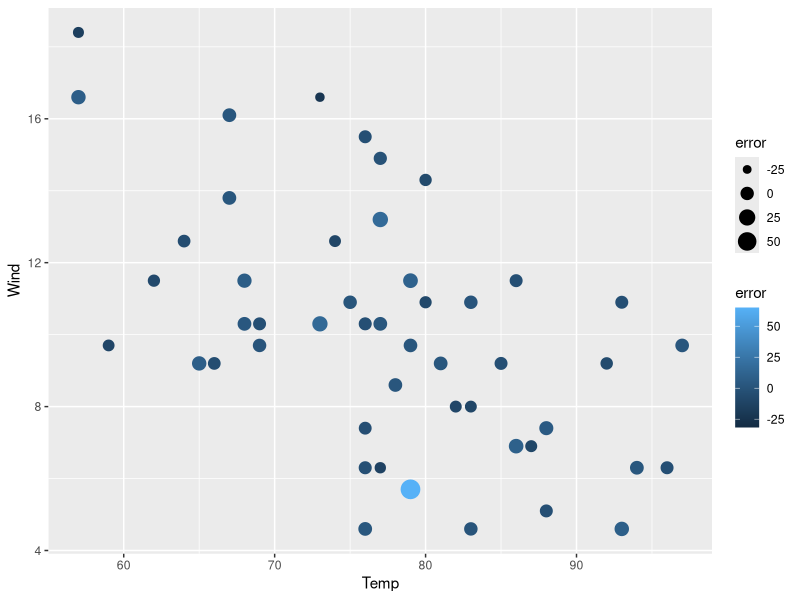
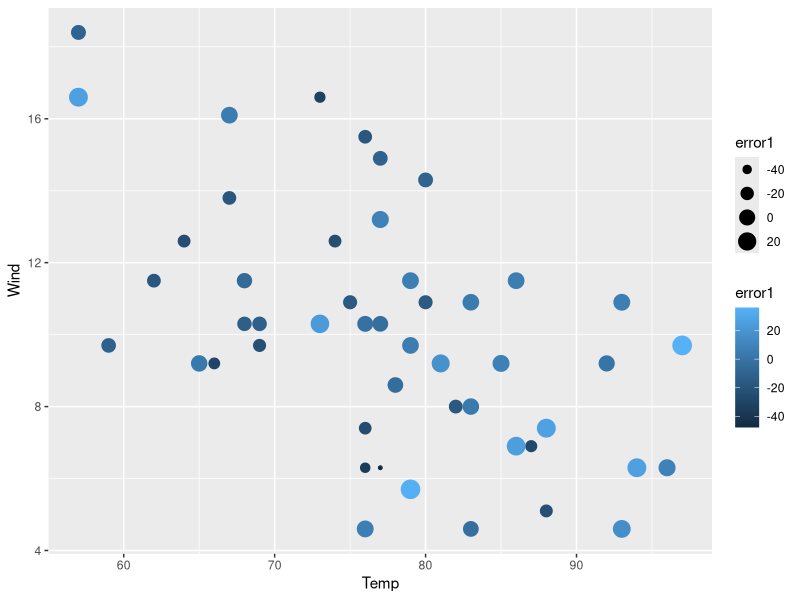
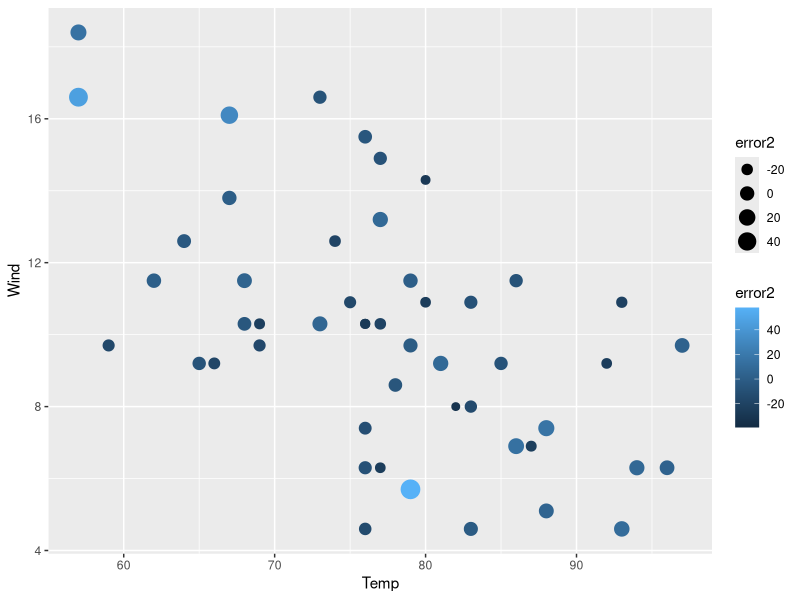
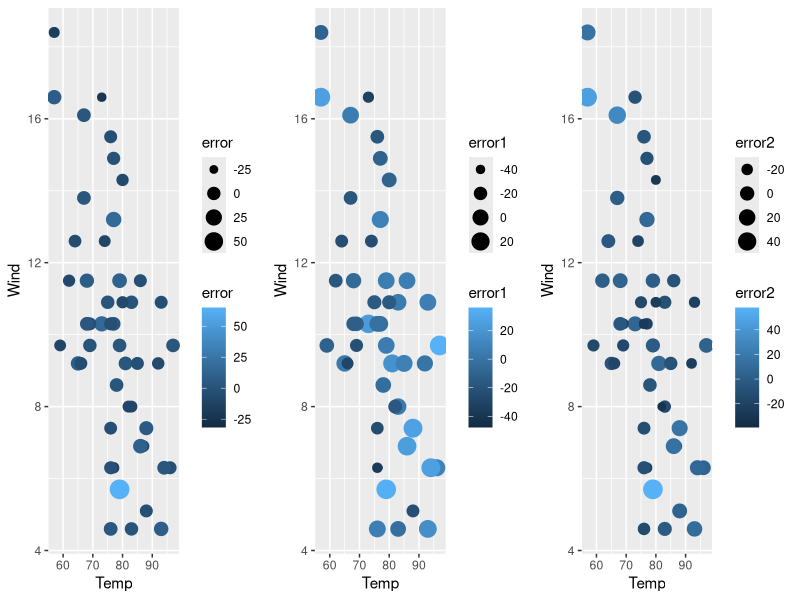
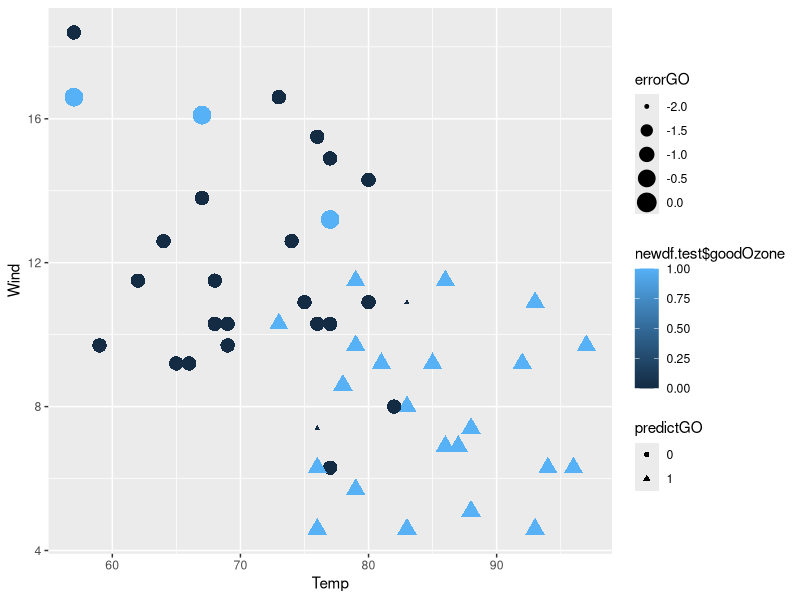
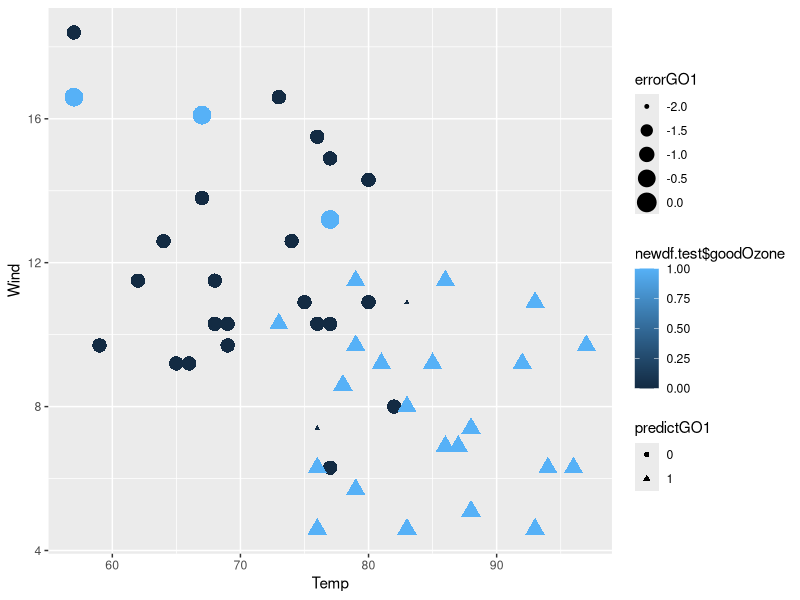
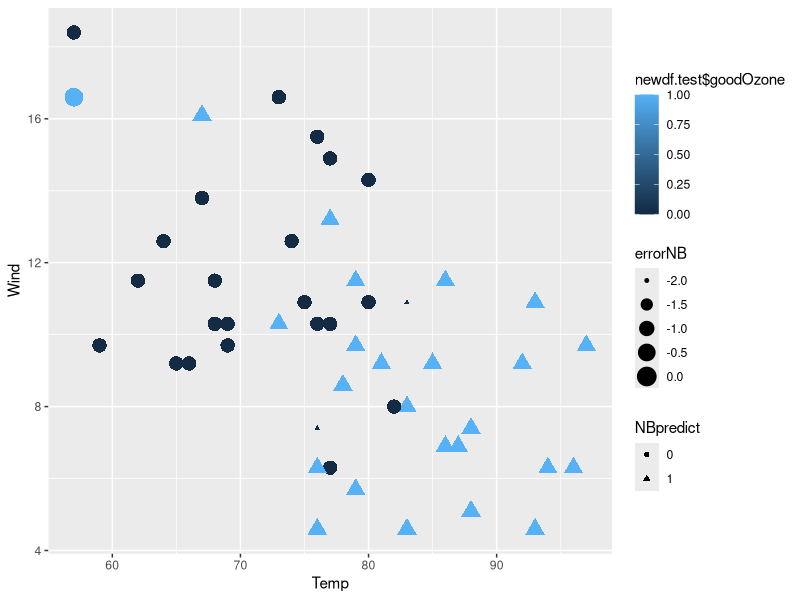
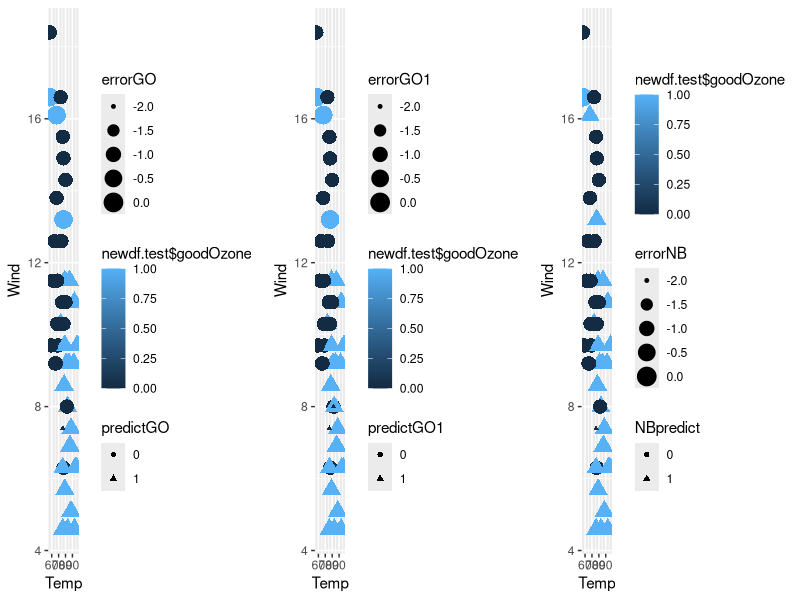

Reproduce these figures in R, in order.
#loading the dataset
data10 <-airquality
#cleaning the dataset
#replace NA with mean in Ozone column

data10$Ozone[is.na(data10$Ozone)] <- mean(data10$Ozone, na.rm=TRUE)


#replace NA with mean in Solar column

data10$Solar.R[is.na(data10$Solar.R)] <- mean(data10$Solar.R, na.rm=TRUE)

View(data10)

#Dividing the data into separate rows
random.indexes <- sample(1:nrow(data10))
cutPoint2_3 <- floor(nrow(data10)/3*2)

#Creating test and train datasets for future computation
data10.train <- data10[random.indexes[1:cutPoint2_3],]
data10.test <- data10[random.indexes[(cutPoint2_3+1):nrow(data10)],]
data10.train
data10.test

#KSVM model using kernlab package to train Dataset

#Building a Model using packages
install.packages("e1071")
library(e1071)
install.packages("kernlab")
library(kernlab)

model.ksvm <- ksvm(Ozone ~ . , data=data10)

#predictions
PredictY<- predict(model.ksvm, data10.test)
PredictY

#RMSE
error <- data10.test$Ozone - PredictY
sqrt(mean(error^2))

#Deployment and the usage of a scatter plot for visualization
install.packages("ggplot2")
library("ggplot2")
g1 <- ggplot(data10.test, aes(x=Temp, y=Wind)) + geom_point(aes(size = error, color=error)) 
g1


#Using SVM to train the data set
model.svm <- svm(Ozone ~ Solar.R+Wind , data=data10.train)
PredictY2<- predict(model.svm, data10.test)

#RMSE
error1 <- data10.test$Ozone - PredictY2
sqrt(mean(error1^2))

#Using a scatter plot for visualization
g2 <- ggplot(data10.test, aes(x=Temp, y=Wind)) + geom_point(aes(size = error1, color=error1)) 
g2

#Use of Linear Modelling 
model.lm <- lm(formula = Ozone~Wind+Temp, data = data10.train)
PredictY3 <- predict(model.lm, data10.test, type="response")
error2 <- data10.test$Ozone - PredictY3
#RMSE
sqrt(mean(error2^2))
#Scatter Plot
g3 = ggplot(data = data10.test, aes(x=Temp,y=Wind)) + geom_point(aes(size=error2, color = error2)) 
g3

#Illustration of All plots in one window
install.packages("gridExtra")
library(gridExtra)
grid.arrange(g1,g2,g3, ncol=3)

#creating a good ozone variable 
#Calculating the mean and depicting it
Meandf<- mean(data10$Ozone)
data10$goodOzone <- ifelse(data10$Ozone<Meandf,0,1)
dim(data10)
table(data10$goodOzone)

#training the dataset to predict good or bad ozone levels

newdf.train <- data10[random.indexes[1:cutPoint2_3],]
newdf.test <- data10[random.indexes[(cutPoint2_3+1):nrow(data10)],]

#Model 1- KSVM
model.ksvm2 <- ksvm(as.factor(goodOzone) ~ ., newdf.train)
predictGO <- predict(model.ksvm2, newdf.test)
summary(predictGO)
str(predictGO)

#RMSE
errorGO <- as.numeric(newdf.test$goodOzone)-as.numeric(predictGO)
View(errorGO)
sqrt(mean(errorGO^2))

#Scatter Plot
View(newdf.test)
g4 <- ggplot(data = newdf.test, aes(x=Temp,y=Wind)) + geom_point(aes(size=errorGO,shape = predictGO, color = newdf.test$goodOzone))
g4

#Calculating KSVM
results <- table(predictGO, newdf.test$goodOzone)
print(results)
Correct <- (results[1,1]+results[2,2])/(results[1,1]+results[1,2]+results[2,1]+results[2,2])*100
Correct

#Model 2- SVM
model.svm2 <- svm(as.factor(goodOzone) ~ ., newdf.train, type = "C-classification")
predictGO1 <- predict(model.svm2, newdf.test)
summary(predictGO1)
errorGO1 <- as.numeric(newdf.test$goodOzone) - as.numeric(predictGO1)
sqrt(mean(errorGO1^2))

#Scatter plot
g5 = ggplot(data = newdf.test, aes(x=Temp,y=Wind)) + geom_point(aes(size=errorGO1,shape = predictGO1, color = newdf.test$goodOzone))
g5


#Calculating how accurately svm has predicted
results2 <- table(predictGO1, newdf.test$goodOzone)
print(results2)
Correct2 <- (results2[1,1]+results2[2,2])/(results2[1,1]+results2[1,2]+results2[2,1]+results2[2,2])*100
Correct2


# Model 3- Naive Bayes
model.nb <- naiveBayes(as.factor(goodOzone) ~ ., newdf.test)
NBpredict <- predict(model.nb, newdf.test)
str(NBpredict)
summary(NBpredict)
errorNB <- as.numeric(newdf.test$goodOzone) - as.numeric(NBpredict)
sqrt(mean(errorNB^2))

#Calculating how accurately nb has predicted
results3 <- table(NBpredict, newdf.test$goodOzone)
print(results3)
Correct3 <- (results3[1,1]+results3[2,2])/(results3[1,1]+results3[1,2]+results3[2,1]+results3[2,2])*100
Correct3

# Scatter Plot:
g6 = ggplot(data = newdf.test, aes(x=Temp,y=Wind)) + geom_point(aes(size=errorNB,shape = NBpredict, col = newdf.test$goodOzone))
g6
grid.arrange(g4,g5,g6, ncol=3)


#Step 6
#Naive baves is the best model that is used followed by KSVM and SVM
